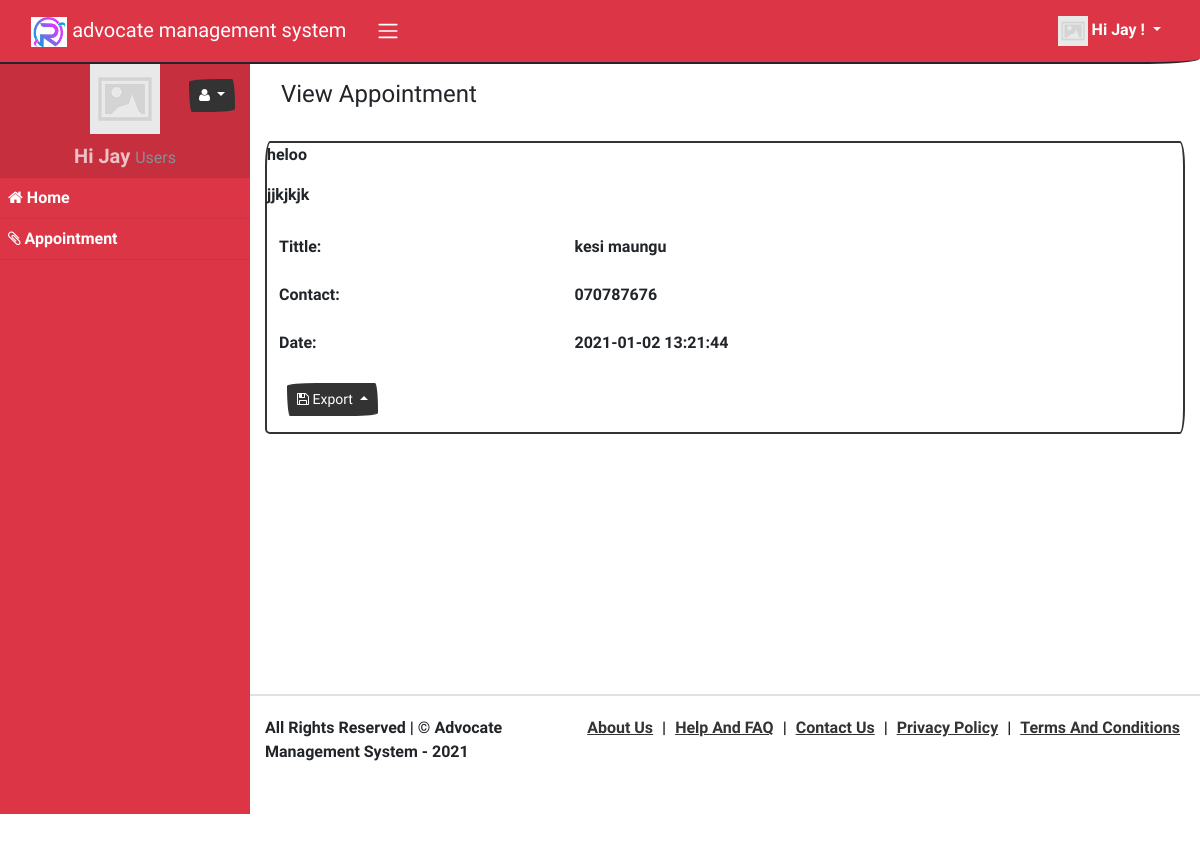
/appointment/view/2 (signed in), run on the app's committed database.
### tables this page shows
CREATE TABLE `appointment` (
  `id` int(11) NOT NULL,
  `tittle` varchar(255) NOT NULL,
  `contact` varchar(255) NOT NULL,
  `motive` varchar(255) NOT NULL,
  `date` varchar(255) NOT NULL,
  `notes` varchar(255) NOT NULL
);

### app/controllers/AppointmentController.php (called while the page is built, shortened)
<?php
class AppointmentController extends SecureController{
	function __construct(){
		$this->tablename = "appointment";
	}
	function view($rec_id = null, $value = null){
		$db = $this->GetModel();
		$rec_id = $this->rec_id = urldecode($rec_id);
		$tablename = $this->tablename;
		$fields = array("id",
			"tittle",
			"contact",
			"motive",
			"date",
			"notes");
		if($value){
			$db->where($rec_id, urldecode($value));
		}
		else{
			$db->where("appointment.id", $rec_id);;
		}
		$record = $db->getOne($tablename, $fields );
		return $this->render_view("appointment/view.php", $record);
	}
}

### index.php (called while the page is built, shortened)
<?php
	require(HELPERS_DIR . 'Functions.php');
	require(SYSTEM_DIR . 'BaseView.php');
	$page = new Router;
	$page->init();

### app/models/PDODb.php (called while the page is built, shortened)
<?php
class PDODb
{
    private $connectionParams = array(
        'type' => 'mysql',
        'host' => null,
        'username' => null,
        'password' => null,
        'dbname' => null,
        'port' => null,
        'charset' => null
    );
    private $groupBy = array();
    private $orderBy = array();
    private $params = array();
    private $pdo;
    private $prefix = '';
    private $query = '';
    private $queryOptions = array();
    private $returnType = PDO::FETCH_ASSOC;
    private $useGenerator = false;
    public function __construct($type, $host = null, $username = null, $password = null, $dbname = null, $port = null, $charset = null)
    {
        if (is_array($type)) {
            $this->connectionParams = $type;
        }
		elseif (is_object($type)) {
            $this->pdo = $type;
        }
		else {
            foreach ($this->connectionParams as $key => $param) {
                if (isset($$key) && !is_null($$key)) {
                    $this->connectionParams[$key] = $$key;
                }
            }
        }
    }
    public function connect()
    {
		$dbType = strtolower($this->connectionParams['type']);
		if($dbType == 'sqlite'){
			$this->fieldQuote = '"';
			$connectionString = 'sqlite:'.$this->connectionParams['dbname'];
			$this->pdo = new PDO($connectionString);
		}
		else{
			$connectionString = $this->connectionParams['type'].':';
			$connectionParams = ['host', 'dbname', 'port'];
			foreach ($connectionParams as $connectionParam) {
				if (!empty($this->connectionParams[$connectionParam])) {
					$connectionString .= $connectionParam.'='.$this->connectionParams[$connectionParam].';';
				}
			}
			$connectionString = rtrim($connectionString, ';');
			$options = array(
				PDO::ATTR_ERRMODE => PDO::ERRMODE_EXCEPTION,
				PDO::ATTR_PERSISTENT => false
			);
			$this->pdo = new PDO($connectionString, $this->connectionParams['username'], $this->connectionParams['password'], $options);
			$charset = $this->connectionParams['charset'];
			if(!empty($charset)){
				$this->pdo->query("SET NAMES '$charset'");
			}
		}
    }
    private function buildCondition($operator, $conditions)
    {
        if (empty($conditions)) {
            return;
        }
        $this->query .= ' '.$operator;
        foreach ($conditions as $cond) {
            list ($concat, $varName, $operator, $val) = $cond;
            $this->query .= " ".$concat." ".$varName;
            switch (strtolower($operator)) {
                default:
                    if (is_array($val)) {
                        $this->params = array_merge($this->params, $val);
                    } elseif ($val === null) {
                        $this->query .= ' '.$operator." NULL";
                    } elseif ($val != 'DBNULL' || $val == '0') {
                        $this->query .= $this->buildPair($operator, $val);
                    }
            }
        }
    }
    protected function buildGroupBy()
    {
        if (empty($this->groupBy)) {
            return;
        }
        $this->query .= " GROUP BY ";
        $this->query = rtrim($this->query, ', ')." ";
    }
    private function buildLimit($numRows)
    {
		$dbType = $this->connectionParams['type'];
		if($dbType == 'sqlsrv'){
			if (is_array($numRows)) {
				$limit = $numRows[1];
				$offset = intval($numRows[0]);
				$orderby = null;
				if(empty($this->orderBy)){
					$orderby = " ORDER BY(SELECT NULL)";
				}
				$this->query .= "$orderby OFFSET $offset ROWS FETCH NEXT $limit ROWS ONLY";
			}
		}
		else{
			if (is_array($numRows)) {
				$this->query .= ' LIMIT '.(int) $numRows[1].' OFFSET '.(int) $numRows[0];
			}
			else {
				$this->query .= ' LIMIT '.(int) $numRows;
			}
		}
	}
    private function buildOrderBy()
    {
        if (empty($this->orderBy)) {
            return;
        }
        $this->query .= " ORDER BY ";
        $this->query = rtrim($this->query, ', ')." ";
    }
    private function buildPair($operator, $value)
    {
        if (!is_object($value)) {
            $this->params[] = $value;
            return ' '.$operator.' ? ';
        }
        $subQuery = $value->getSubQuery();
        return " ".$operator." (".$subQuery['query'].") ".$subQuery['alias'];
    }
    private function buildQuery($numRows, $tableData = null)
    {
		$this->params = [];
        return $this->prepare();
    }
    private function buildResult($stmt)
    {
		if ($stmt->columnCount () == 0){
			return $stmt->rowCount();
		}
		else{
			if ($this->useGenerator) {
				return $this->buildResultGenerator($stmt);
			}
			else {
				return $stmt->fetchAll($this->returnType);
			}
		}
    }
    private function determineType($item)
    {
        switch (gettype($item)) {
            case 'string':
                return PDO::PARAM_STR;
        }
    }
    private function getTableName($tableName)
    {
        return strpos($tableName, '.') !== false ? $tableName : $this->prefix.$tableName;
    }
    public function get($tableName, $numRows = null, $columns = '*')
    {
        $column = is_array($columns) ? implode(', ', $columns) : $columns;
		$dbType = $this->connectionParams['type'];
		$queryOptions = implode(' ', $this->queryOptions);
		$sqlsrvTop = "";
        $this->query = "SELECT $queryOptions $sqlsrvTop $column FROM " . $this->getTableName($tableName);
		$stmt = $this->buildQuery($numRows);
        $stmt->execute();
        $result = $this->buildResult($stmt);
        return $result;
    }
    public function getOne($tableName, $columns = '*')
    {
        $result = $this->get($tableName, 1, $columns);
        if ($this->useGenerator) {
            return $result->current() ? $result->current() : false;
        } else {
            return $result ? $result[0] : false;
        }
    }
    public function pdo()
    {
        if (!$this->pdo) {
            $this->connect();
        }
        return $this->pdo;
    }
    private function prepare()
    {
		$query = $this->query;
        $stmt = $this->pdo()->prepare($query);
        foreach ($this->params as $key => $value) {
            $stmt->bindValue(is_int($key) ? $key + 1 : ':'.$key, $value, $this->determineType($value));
        }
        return $stmt;
    }
    private function reset()
    {
        $this->groupBy         = [];
        $this->orderBy         = [];
        $this->params          = [];
        $this->query           = '';
        $this->queryOptions    = [];
    }
}

### app/views/partials/appointment/view.php (the view, shortened to what this page needs)
<?php
$can_edit = ACL::is_allowed("appointment/edit");
?>
<?php
$page_element_id = "view-page-" . random_str();
$current_page = $this->set_current_page_link();
$data = $this->view_data;
$show_header = $this->show_header;
?>
<section class="page" id="<?php echo $page_element_id; ?>" data-page-type="view"  data-display-type="table" data-page-url="<?php print_link($current_page); ?>">
    <?php
    if( $show_header == true ){
    ?>
    <div  class="bg-light p-3 mb-3">
        <div class="container">
            <div class="row ">
                <div class="col ">
                    <h4 class="record-title">View  Appointment</h4>
                </div>
            </div>
        </div>
    </div>
    <?php
    }
    ?>
    <div  class="">
        <div class="container">
            <div class="row ">
                <div class="col-md-12 comp-grid">
                    <div  class="card animated fadeIn page-content">
                        <?php
                        if(!empty($data)){
                        ?>
                        <div id="page-report-body" class="">
                            <table class="table table-hover table-borderless table-striped">
                                <tbody class="page-data" id="page-data-<?php echo $page_element_id; ?>">
                                    <tr  class="td-tittle">
                                        <th class="title"> Tittle: </th>
                                        <td class="value">
                                            <span <?php if($can_edit){ ?> data-value="<?php echo $data['tittle']; ?>"
                                                class="is-editable" <?php } ?>>
                                                <?php echo $data['tittle']; ?>
                                            </span>
                                        </td>
                                    </tr>
                                    <tr  class="td-contact">
                                        <th class="title"> Contact: </th>
                                        <td class="value">
                                            <span <?php if($can_edit){ ?> data-value="<?php echo $data['contact']; ?>"
                                                class="is-editable" <?php } ?>>
                                                <?php echo $data['contact']; ?>
                                            </span>
                                        </td>
                                    </tr>
                                    <div><?php echo $data['motive']; ?></div>
                                    <tr  class="td-date">
                                        <th class="title"> Date: </th>
                                        <td class="value">
                                            <span <?php if($can_edit){ ?> data-flatpickr="{ minDate: '', maxDate: ''}"
                                                class="is-editable" <?php } ?>>
                                                <?php echo $data['date']; ?>
                                            </span>
                                        </td>
                                    </tr>
                                    <div><?php echo $data['notes']; ?></div>
                                </tbody>
                            </table>
                        </div>
                        <div class="p-3 d-flex">
                            <div class="dropup export-btn-holder mx-1">
                                <button class="btn btn-sm btn-primary dropdown-toggle" type="button" data-toggle="dropdown" aria-haspopup="true" aria-expanded="false">
                                    <i class="fa fa-save"></i> Export
                                </button>
                                                </div>
                                            </div>
                                            <?php
                                            }
                                            ?>
                                        </div>
                                    </div>
                                </div>
                            </div>
                        </div>
                    </section>

### assets/css/custom-style.css (style rules this page uses)
body { margin: 0; padding: 0; overflow-x: hidden; }
td, th { position:relative; }
.dropdown-toggle:after { transition: 0.5s; }
.table tr td { vertical-align: middle !important; }
.table { margin-bottom: 0; }
.table-borderless tbody tr td, .table-borderless tbody tr th, .table-borderless thead tr th { border: none; }
h1, h2, h3, h4, h5 { margin: 0; padding: 0; }
body { padding-top:50px; }

### data on the page
appointment: tittle "kesi maungu", contact "070787676", motive "heloo", date "2021-01-02 13:21:44", notes "jjkjkjk"

### other printed values
SITE_NAME "advocate management system"
USER_NAME "Jay"
ACL::$user_role "Users"
$menuobj['label'] "Home"
$menuobj['label'] "Appointment"
SITE_NAME "Advocate Management System"
